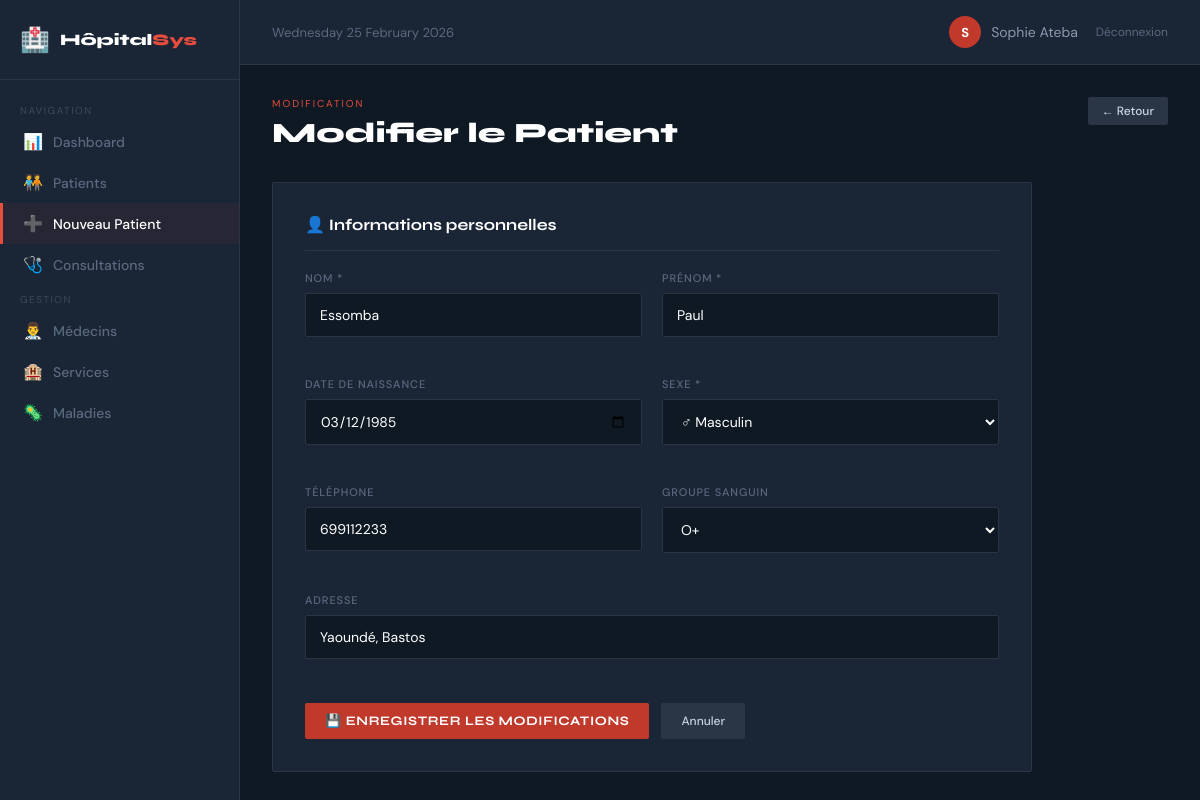
The page /pages/ajouter_patient.php?edit=1 (signed in) on the database its author committed.
### tables this page shows
CREATE TABLE patient (
    id_patient INT AUTO_INCREMENT PRIMARY KEY,
    nom VARCHAR(100) NOT NULL,
    prenom VARCHAR(100) NOT NULL,
    date_naissance DATE,
    sexe ENUM('M','F') NOT NULL,
    telephone VARCHAR(20),
    adresse TEXT,
    groupe_sanguin VARCHAR(5),
    created_at TIMESTAMP DEFAULT CURRENT_TIMESTAMP
);

### pages/ajouter_patient.php (the view, shortened to what this page needs)
<?php
$db = getDB();
$edit_id = intval($_GET['edit'] ?? 0);
$patient = null;
if ($edit_id) {
    $stmt = $db->prepare("SELECT * FROM patient WHERE id_patient = ?");
    $stmt->bind_param("i", $edit_id);
    $stmt->execute();
    $patient = $stmt->get_result()->fetch_assoc();
}
?>
<!DOCTYPE html>
<html lang="fr">
<head>
</head>
<body>
<?php include '../includes/sidebar.php'; ?>
<div class="main">
  <?php include '../includes/topbar.php'; ?>
  <div class="content">
    <div class="page-header">
      <div>
        <div class="page-tag"><?= $edit_id ? 'Modification' : 'Enregistrement' ?></div>
        <h1><?= $edit_id ? 'Modifier le Patient' : 'Nouveau Patient' ?></h1>
      </div>
      <a href="patients.php" class="btn-sm">← Retour</a>
    </div>
    <form method="POST">
      <div class="form-card">
        <div style="font-family:'Syne',sans-serif;font-weight:700;color:white;font-size:16px;margin-bottom:20px;padding-bottom:16px;border-bottom:1px solid #2a3545;">
          👤 Informations personnelles
        </div>
        <div class="form-grid">
          <div class="form-group">
            <label>Nom *</label>
            <input type="text" name="nom" placeholder="Nom de famille" value="<?= $patient['nom'] ?? '' ?>" required>
          </div>
          <div class="form-group">
            <label>Prénom *</label>
            <input type="text" name="prenom" placeholder="Prénom" value="<?= $patient['prenom'] ?? '' ?>" required>
          </div>
          <div class="form-group">
            <label>Date de naissance</label>
            <input type="date" name="date_naissance" value="<?= $patient['date_naissance'] ?? '' ?>">
          </div>
          <div class="form-group">
            <label>Sexe *</label>
            <select name="sexe">
              <option value="M" <?= ($patient['sexe']??'')=='M'?'selected':'' ?>>♂ Masculin</option>
            </select>
          </div>
          <div class="form-group">
            <label>Téléphone</label>
            <input type="tel" name="telephone" placeholder="6XX XXX XXX" value="<?= $patient['telephone'] ?? '' ?>">
          </div>
          <div class="form-group">
            <label>Groupe sanguin</label>
            <select name="groupe_sanguin">
              <?php foreach(['A+','A-','B+','B-','AB+','AB-','O+','O-'] as $g): ?>
              <option value="<?=$g?>" <?= ($patient['groupe_sanguin']??'')==$g?'selected':'' ?>><?=$g?></option>
              <?php endforeach; ?>
            </select>
          </div>
          <div class="form-group full">
            <label>Adresse</label>
            <input type="text" name="adresse" placeholder="Quartier, ville..." value="<?= $patient['adresse'] ?? '' ?>">
          </div>
        </div>
        <div style="margin-top:24px;display:flex;gap:12px;">
          <button type="submit" class="btn-primary"><?= $edit_id ? '💾 Enregistrer les modifications' : '✅ Créer le patient & son dossier' ?></button>
          <a href="patients.php" class="btn-sm" style="padding:10px 20px;">Annuler</a>
        </div>
      </div>
    </form>
  </div>
</div>
</body>
</html>

### includes/head_styles.php (style rules this page uses)
* { margin:0; padding:0; box-sizing:border-box; }
body { font-family:'DM Sans',sans-serif; background:#0f1923; color:#c8d4e0; display:flex; min-height:100vh; }
.main { margin-left:240px; flex:1; display:flex; flex-direction:column; }
.content { padding:32px; }
.page-header { display:flex; align-items:flex-start; justify-content:space-between; margin-bottom:32px; }
.page-tag { font-size:10px; letter-spacing:0.2em; text-transform:uppercase; color:#e74c3c; margin-bottom:6px; }
.page-header h1 { font-family:'Syne',sans-serif; font-size:28px; font-weight:800; color:white; }
.btn-primary { background:#c0392b; color:white; padding:10px 20px; border-radius:2px; text-decoration:none; font-family:'Syne',sans-serif; font-size:13px; font-weight:700; text-transform:uppercase; letter-spacing:0.05em; border:none; cursor:pointer; display:inline-block; transition:background 0.2s; }
.btn-sm { background:#2a3545; color:#c8d4e0; padding:6px 14px; border-radius:2px; text-decoration:none; font-size:12px; font-weight:500; border:none; cursor:pointer; transition:background 0.2s; display:inline-block; }
.form-card { background:#1a2535; border:1px solid #2a3545; border-radius:2px; padding:32px; max-width:760px; }
.form-grid { display:grid; grid-template-columns:1fr 1fr; gap:20px; }
.form-group { margin-bottom:20px; }
.form-group.full { grid-column:1/-1; }
.form-group label { display:block; font-size:11px; font-weight:500; color:#5a6a80; text-transform:uppercase; letter-spacing:0.08em; margin-bottom:8px; }
.form-group input, .form-group select, .form-group textarea { width:100%; background:#0f1923; border:1px solid #2a3545; border-radius:2px; padding:12px 14px; color:white; font-family:'DM Sans',sans-serif; font-size:14px; transition:border-color 0.2s; }
.form-group select option { background:#1a2535; }
.form-group input::placeholder, .form-group textarea::placeholder { color:#3a4a5a; }

### rows shown on the page
patient: nom "Essomba", prenom "Paul", date_naissance "03/12/1985", sexe "♂ Masculin", telephone "699112233", groupe_sanguin "O+", adresse "Yaoundé, Bastos"

### other values the page prints
substr($_SESSION['user_nom'],0,1) "S"
$_SESSION['user_nom'] "Sophie Ateba"
